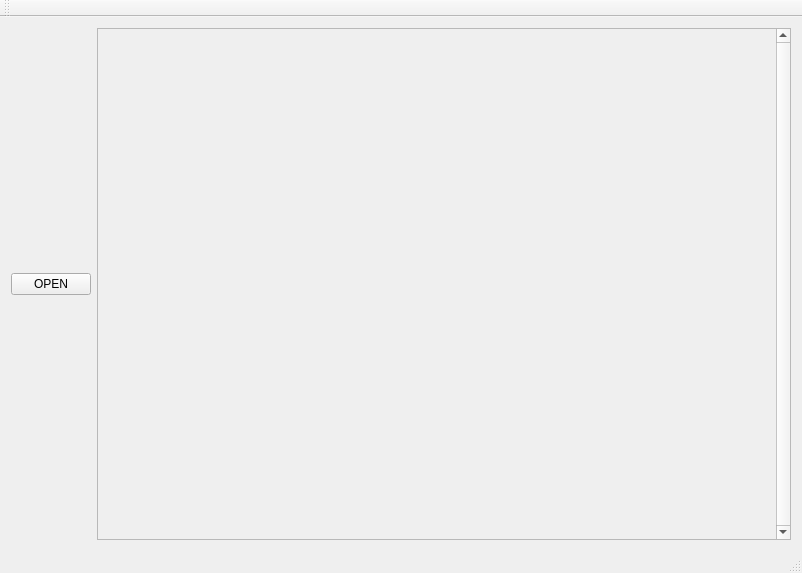
<?xml version="1.0" encoding="UTF-8"?>
<ui version="4.0">
 <class>MainWindow</class>
 <widget class="QMainWindow" name="MainWindow">
  <property name="geometry">
   <rect>
    <x>0</x>
    <y>0</y>
    <width>802</width>
    <height>573</height>
   </rect>
  </property>
  <property name="windowTitle">
   <string>MainWindow</string>
  </property>
  <widget class="QWidget" name="centralWidget">
   <layout class="QHBoxLayout" name="horizontalLayout">
    <item>
     <widget class="QPushButton" name="pushButton">
      <property name="text">
       <string>OPEN</string>
      </property>
     </widget>
    </item>
    <item>
     <widget class="QScrollArea" name="scrollArea">
      <property name="minimumSize">
       <size>
        <width>150</width>
        <height>150</height>
       </size>
      </property>
      <property name="verticalScrollBarPolicy">
       <enum>Qt::ScrollBarAlwaysOn</enum>
      </property>
      <property name="horizontalScrollBarPolicy">
       <enum>Qt::ScrollBarAlwaysOff</enum>
      </property>
      <property name="sizeAdjustPolicy">
       <enum>QAbstractScrollArea::AdjustToContentsOnFirstShow</enum>
      </property>
      <property name="widgetResizable">
       <bool>true</bool>
      </property>
      <widget class="QWidget" name="scrollAreaWidgetContents">
       <property name="geometry">
        <rect>
         <x>0</x>
         <y>0</y>
         <width>657</width>
         <height>484</height>
        </rect>
       </property>
      </widget>
     </widget>
    </item>
   </layout>
  </widget>
  <widget class="QMenuBar" name="menuBar">
   <property name="geometry">
    <rect>
     <x>0</x>
     <y>0</y>
     <width>802</width>
     <height>26</height>
    </rect>
   </property>
  </widget>
  <widget class="QToolBar" name="mainToolBar">
   <attribute name="toolBarArea">
    <enum>TopToolBarArea</enum>
   </attribute>
   <attribute name="toolBarBreak">
    <bool>false</bool>
   </attribute>
  </widget>
  <widget class="QStatusBar" name="statusBar"/>
 </widget>
 <layoutdefault spacing="6" margin="11"/>
 <resources/>
 <connections/>
</ui>
